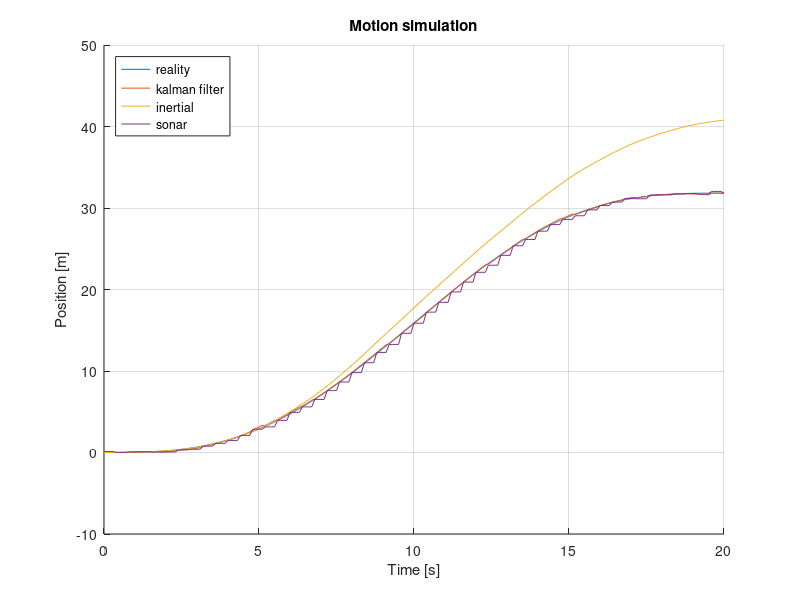
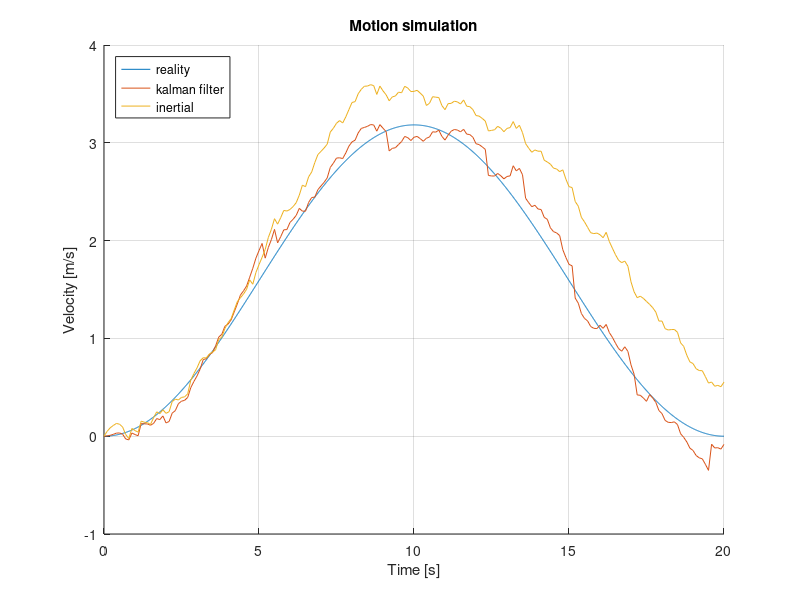
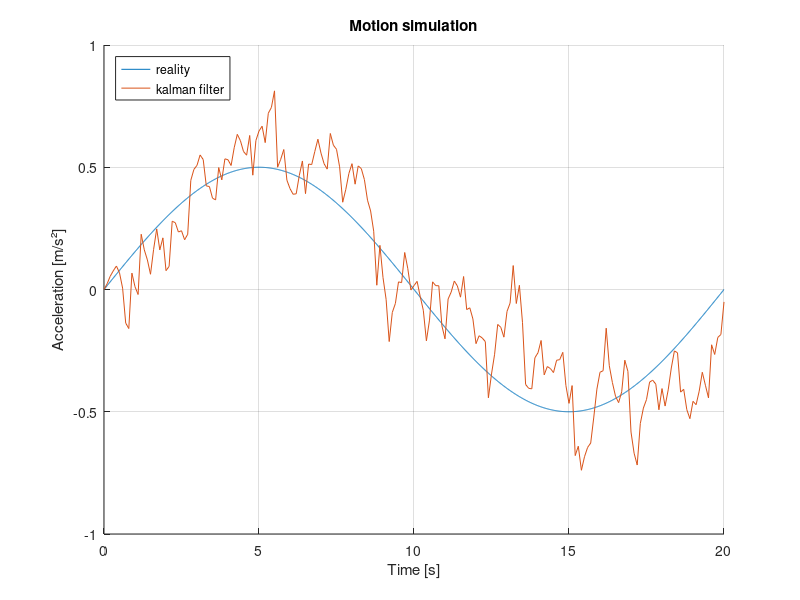

MATLAB code for these plots, in order:
close all;
clear all;

pkg load statistics;

function [X1, P1] = kalmanFilter(X0, P0, F, B, H, Q, R, u, Z, update)
    % Prediction
    Xp = F*X0 + B*u;
    Pp = F*P0*F' + Q;

    % Update
    if update
        K = Pp*H' / (R + H*Pp*H');
        X1 = Xp + K*(Z - H*Xp);
        P1 = Pp - K*H*Pp;
    else
        X1 = Xp;
        P1 = Pp;
    end
end

# simulation

varA = 0.2;
varS = 0.01;
ea = 0.01;
DT = 0.1;

t = [0:0.1*DT:20];
A = 0.5;
Shift = 0.1*pi;
a = A*sin(t*Shift);
v = A/Shift - A*cos(t*Shift)/Shift;
p = -A/Shift^2*sin(t*Shift) + A/Shift*t;

idx = [1:10:length(t)];
T = t(idx);
n = length(T);
accelerometer = a(idx) + normrnd(0, sqrt(varA), 1, n);
sonar = p(idx) + normrnd(0, sqrt(varS), 1, n);

for i=1:(n/4)
    idx = 4*(i-1)+2;
    m = sonar(idx-1);
    sonar(idx:(idx+2)) = m;
end

sim_p = zeros(1, n);
sim_v = zeros(1, n);
sim_a = zeros(1, n);

dt = DT;
F = [1 dt 0.5*dt^2; 0 1 dt; 0 0 1];

X0 = [0; 0; 0];
P0 = zeros(3, 3);
G = F(:, 3);
Q = G*G'*ea;        

s0 = sonar(1);
for i = 2:n
    s1 = sonar(i);
    update = s0 != s1;
    s0 = sonar(i);

    if update
        R = [varS 0; 0 varA];
        H = [1 0 0; 0 0 1];
        Z = [sonar(i); accelerometer(i)];
    else
        R = varA;
        H = [0 0 1];
        Z = accelerometer(i);
    end

    [X1, P1] = kalmanFilter(X0, P0, F, 0, H, Q, R, 0, Z, true);
    sim_p(i) = X1(1,1);
    sim_v(i) = X1(2,1);
    sim_a(i) = X1(3,1);
    X0 = X1;
    P0 = P1;
end

# accelerometer only
x0 = 0;
v0 = 0;
acc_p = zeros(1, n);
acc_v = zeros(1, n);
for i = 2:n
    acc_v(i) = v0 + accelerometer(i) * DT;
    acc_p(i) = x0 + v0 * DT;
    x0 = acc_p(i);
    v0 = acc_v(i);
end


figure();
hold on;
grid on;
title("Motion simulation");
ylabel("Position [m]");
xlabel("Time [s]");
plot(t, p);
plot(T, sim_p);
plot(T, acc_p);
plot(T, sonar);
legend("reality", "kalman filter", "inertial", "sonar", "location", "northwest");

figure();
hold on;
grid on;
title("Motion simulation");
ylabel("Velocity [m/s]");
xlabel("Time [s]");
plot(t, v);
plot(T, sim_v);
plot(T, acc_v);
legend("reality", "kalman filter", "inertial", "location", "northwest");

figure();
hold on;
grid on;
title("Motion simulation");
ylabel("Acceleration [m/s²]");
xlabel("Time [s]");
plot(t, a);
plot(T, sim_a);
legend("reality", "kalman filter", "location", "northwest");
